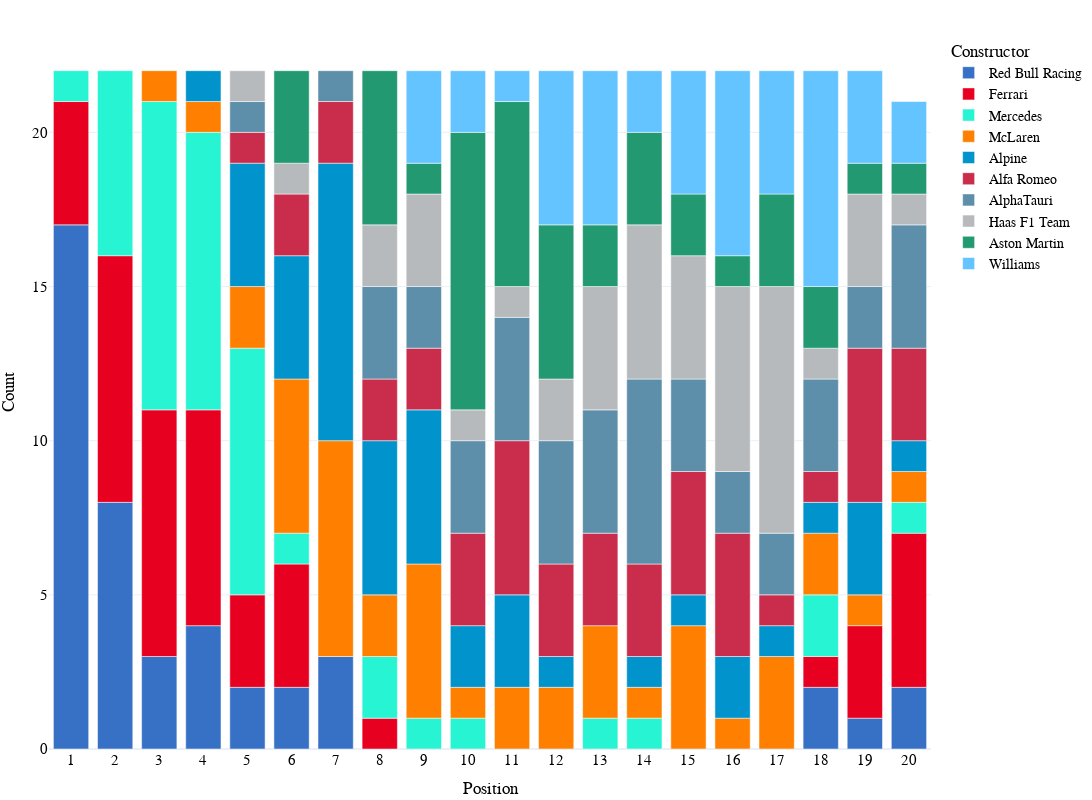

Source (notebook cell):
### Code cell
fig_team=px.bar(grouped_team, 
           x="Position", 
           y='Count', 
           color='Constructor',
        #    title="Race Position Counts By Team for the {} F1 Season".format(year),
           height=800, 
           width=1200, 
           template="plotly_white",
           color_discrete_map={
                 "Alpine": "#0093cc",
                 "Aston Martin": "#229971",
                 "Ferrari": "#E80020",
                 "Haas F1 Team": "#B6BABD",
                 "Kick Sauber": "#52e252",
                 "McLaren": "#FF8000",
                 "Mercedes": "#27F4D2",
                 "RB": "#6692FF",
                 "Red Bull Racing": "#3671C6",
                 "Williams": "#64C4FF" ,
                 "Alfa Romeo":"#C92D4B",
                 "Alfa Romeo Racing":"#C92D4B",
                 "AlphaTauri":"#5E8FAA",
                 "Racing Point":"#F596C8",
                 "Renault":"#FFF500",
                 "Toro Rosso":"#469bff",
                 "Force India":"#F596C8",
                 "Sauber":"#9B0000"
            },
            )

fig_team.update_layout(
    hoverlabel=dict(
        bgcolor="white",
        font_size=16,
        font_family="PT Sans Narrow"
    ),
    title_x=0.5,
    yaxis = dict(tickfont = dict(size=15)),
    xaxis = dict(tickfont = dict(size=15),
    tickmode = 'linear',
    tick0 = 1,
    dtick = 1),
    font=dict(
        family="PT Sans Narrow",
        size=14,
        color="Black"
    ),
    title_font_family="PT Sans Narrow",
    margin=dict(l=5, r=5, t=35, b=5),
)

# fig.update_traces(marker={'size': 12})

### Figure 1 — Plotly figure (JSON) as saved in the notebook; plotly's stock layout.template omitted (floating-point values rounded to 4 significant figures)
{"data": [{"alignmentgroup": "True", "hovertemplate": "Constructor=Red Bull Racing<br>Position=%{x}<br>Count=%{y}<extra></extra>", "legendgroup": "Red Bull Racing", "marker": {"color": "#3671C6", "pattern": {"shape": ""}}, "name": "Red Bull Racing", "offsetgroup": "Red Bull Racing", "orientation": "v", "showlegend": true, "textposition": "auto", "type": "bar", "x": [1, 2, 3, 4, 5, 6, 7, 18, 19, 20], "xaxis": "x", "y": [17, 8, 3, 4, 2, 2, 3, 2, 1, 2], "yaxis": "y"}, {"alignmentgroup": "True", "hovertemplate": "Constructor=Ferrari<br>Position=%{x}<br>Count=%{y}<extra></extra>", "legendgroup": "Ferrari", "marker": {"color": "#E80020", "pattern": {"shape": ""}}, "name": "Ferrari", "offsetgroup": "Ferrari", "orientation": "v", "showlegend": true, "textposition": "auto", "type": "bar", "x": [1, 2, 3, 4, 5, 6, 8, 18, 19, 20], "xaxis": "x", "y": [4, 8, 8, 7, 3, 4, 1, 1, 3, 5], "yaxis": "y"}, {"alignmentgroup": "True", "hovertemplate": "Constructor=Mercedes<br>Position=%{x}<br>Count=%{y}<extra></extra>", "legendgroup": "Mercedes", "marker": {"color": "#27F4D2", "pattern": {"shape": ""}}, "name": "Mercedes", "offsetgroup": "Mercedes", "orientation": "v", "showlegend": true, "textposition": "auto", "type": "bar", "x": [1, 2, 3, 4, 5, 6, 8, 9, 10, 13, 14, 18, 20], "xaxis": "x", "y": [1, 6, 10, 9, 8, 1, 2, 1, 1, 1, 1, 2, 1], "yaxis": "y"}, {"alignmentgroup": "True", "hovertemplate": "Constructor=McLaren<br>Position=%{x}<br>Count=%{y}<extra></extra>", "legendgroup": "McLaren", "marker": {"color": "#FF8000", "pattern": {"shape": ""}}, "name": "McLaren", "offsetgroup": "McLaren", "orientation": "v", "showlegend": true, "textposition": "auto", "type": "bar", "x": [3, 4, 5, 6, 7, 8, 9, 10, 11, 12, 13, 14, 15, 16, 17, 18, 19, 20], "xaxis": "x", "y": [1, 1, 2, 5, 7, 2, 5, 1, 2, 2, 3, 1, 4, 1, 3, 2, 1, 1], "yaxis": "y"}, {"alignmentgroup": "True", "hovertemplate": "Constructor=Alpine<br>Position=%{x}<br>Count=%{y}<extra></extra>", "legendgroup": "Alpine", "marker": {"color": "#0093cc", "pattern": {"shape": ""}}, "name": "Alpine", "offsetgroup": "Alpine", "orientation": "v", "showlegend": true, "textposition": "auto", "type": "bar", "x": [4, 5, 6, 7, 8, 9, 10, 11, 12, 14, 15, 16, 17, 18, 19, 20], "xaxis": "x", "y": [1, 4, 4, 9, 5, 5, 2, 3, 1, 1, 1, 2, 1, 1, 3, 1], "yaxis": "y"}, {"alignmentgroup": "True", "hovertemplate": "Constructor=Alfa Romeo<br>Position=%{x}<br>Count=%{y}<extra></extra>", "legendgroup": "Alfa Romeo", "marker": {"color": "#C92D4B", "pattern": {"shape": ""}}, "name": "Alfa Romeo", "offsetgroup": "Alfa Romeo", "orientation": "v", "showlegend": true, "textposition": "auto", "type": "bar", "x": [5, 6, 7, 8, 9, 10, 11, 12, 13, 14, 15, 16, 17, 18, 19, 20], "xaxis": "x", "y": [1, 2, 2, 2, 2, 3, 5, 3, 3, 3, 4, 4, 1, 1, 5, 3], "yaxis": "y"}, {"alignmentgroup": "True", "hovertemplate": "Constructor=AlphaTauri<br>Position=%{x}<br>Count=%{y}<extra></extra>", "legendgroup": "AlphaTauri", "marker": {"color": "#5E8FAA", "pattern": {"shape": ""}}, "name": "AlphaTauri", "offsetgroup": "AlphaTauri", "orientation": "v", "showlegend": true, "textposition": "auto", "type": "bar", "x": [5, 7, 8, 9, 10, 11, 12, 13, 14, 15, 16, 17, 18, 19, 20], "xaxis": "x", "y": [1, 1, 3, 2, 3, 4, 4, 4, 6, 3, 2, 2, 3, 2, 4], "yaxis": "y"}, {"alignmentgroup": "True", "hovertemplate": "Constructor=Haas F1 Team<br>Position=%{x}<br>Count=%{y}<extra></extra>", "legendgroup": "Haas F1 Team", "marker": {"color": "#B6BABD", "pattern": {"shape": ""}}, "name": "Haas F1 Team", "offsetgroup": "Haas F1 Team", "orientation": "v", "showlegend": true, "textposition": "auto", "type": "bar", "x": [5, 6, 8, 9, 10, 11, 12, 13, 14, 15, 16, 17, 18, 19, 20], "xaxis": "x", "y": [1, 1, 2, 3, 1, 1, 2, 4, 5, 4, 6, 8, 1, 3, 1], "yaxis": "y"}, {"alignmentgroup": "True", "hovertemplate": "Constructor=Aston Martin<br>Position=%{x}<br>Count=%{y}<extra></extra>", "legendgroup": "Aston Martin", "marker": {"color": "#229971", "pattern": {"shape": ""}}, "name": "Aston Martin", "offsetgroup": "Aston Martin", "orientation": "v", "showlegend": true, "textposition": "auto", "type": "bar", "x": [6, 8, 9, 10, 11, 12, 13, 14, 15, 16, 17, 18, 19, 20], "xaxis": "x", "y": [3, 5, 1, 9, 6, 5, 2, 3, 2, 1, 3, 2, 1, 1], "yaxis": "y"}, {"alignmentgroup": "True", "hovertemplate": "Constructor=Williams<br>Position=%{x}<br>Count=%{y}<extra></extra>", "legendgroup": "Williams", "marker": {"color": "#64C4FF", "pattern": {"shape": ""}}, "name": "Williams", "offsetgroup": "Williams", "orientation": "v", "showlegend": true, "textposition": "auto", "type": "bar", "x": [9, 10, 11, 12, 13, 14, 15, 16, 17, 18, 19, 20], "xaxis": "x", "y": [3, 2, 1, 5, 5, 2, 4, 6, 4, 7, 3, 2], "yaxis": "y"}], "layout": {"barmode": "relative", "font": {"color": "Black", "family": "PT Sans Narrow", "size": 14}, "height": 800, "hoverlabel": {"bgcolor": "white", "font": {"family": "PT Sans Narrow", "size": 16}}, "legend": {"title": {"text": "Constructor"}, "tracegroupgap": 0}, "margin": {"b": 5, "l": 5, "r": 5, "t": 35}, "title": {"font": {"family": "PT Sans Narrow"}, "x": 0.5}, "width": 1200, "xaxis": {"anchor": "y", "domain": [0, 1], "dtick": 1, "tick0": 1, "tickfont": {"size": 15}, "tickmode": "linear", "title": {"text": "Position"}}, "yaxis": {"anchor": "x", "domain": [0, 1], "tickfont": {"size": 15}, "title": {"text": "Count"}}}}
